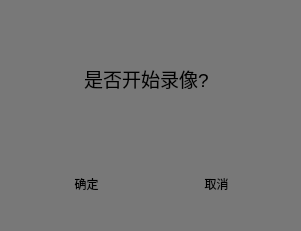
       <widget class="QGroupBox" name="groupBox_3">
        <property name="geometry">
         <rect>
          <x>850</x>
          <y>180</y>
          <width>301</width>
          <height>231</height>
         </rect>
        </property>
        <property name="styleSheet">
         <string notr="true">QGroupBox::edge{
color: transparent;
}
QGroupBox {
    border: none;
	background-color: rgb(120, 120, 120);
}

QGroupBox::title {
    color: transparent;
}

</string>
        </property>
        <property name="title">
         <string>GroupBox</string>
        </property>
        <widget class="QTextEdit" name="textEdit">
         <property name="geometry">
          <rect>
           <x>80</x>
           <y>60</y>
           <width>171</width>
           <height>41</height>
          </rect>
         </property>
         <property name="styleSheet">
          <string notr="true">border-radius: none;
background-color: rgb(120, 120, 120);</string>
         </property>
         <property name="html">
          <string>&lt;!DOCTYPE HTML PUBLIC &quot;-//W3C//DTD HTML 4.0//EN&quot; &quot;http://www.w3.org/TR/REC-html40/strict.dtd&quot;&gt;
&lt;html&gt;&lt;head&gt;&lt;meta name=&quot;qrichtext&quot; content=&quot;1&quot; /&gt;&lt;style type=&quot;text/css&quot;&gt;
p, li { white-space: pre-wrap; }
&lt;/style&gt;&lt;/head&gt;&lt;body style=&quot; font-family:'PMingLiU'; font-size:9pt; font-weight:400; font-style:normal;&quot;&gt;
&lt;p style=&quot; margin-top:0px; margin-bottom:0px; margin-left:0px; margin-right:0px; -qt-block-indent:0; text-indent:0px;&quot;&gt;&lt;span style=&quot; font-family:'SimSun'; font-size:14pt;&quot;&gt;是否开始录像?&lt;/span&gt;&lt;/p&gt;&lt;/body&gt;&lt;/html&gt;</string>
         </property>
        </widget>
        <widget class="QPushButton" name="pushButton_5">
         <property name="geometry">
          <rect>
           <x>40</x>
           <y>170</y>
           <width>93</width>
           <height>28</height>
          </rect>
         </property>
         <property name="styleSheet">
          <string notr="true">QPushButton{
color: rgb(0, 0, 0);

background-color: rgb(120, 120, 120);
border: 10px;
border-radius: 10px;
border: rgb(252, 255, 255);
}
QPushButton:hover { background-color: rgb(180, 180, 180);color: rgb(0, 240, 0); }</string>
         </property>
         <property name="text">
          <string>确定</string>
         </property>
        </widget>
        <widget class="QPushButton" name="pushButton_6">
         <property name="geometry">
          <rect>
           <x>170</x>
           <y>170</y>
           <width>93</width>
           <height>28</height>
          </rect>
         </property>
         <property name="styleSheet">
          <string notr="true">QPushButton{
color: rgb(0, 0, 0);

background-color: rgb(120, 120, 120);
border: 10px;
border-radius: 10px;
border: rgb(252, 255, 255);
}
QPushButton:hover { background-color: rgb(180, 180, 180);color: rgb(0, 240, 0); }</string>
         </property>
         <property name="text">
          <string>取消</string>
         </property>
        </widget>
       </widget>
